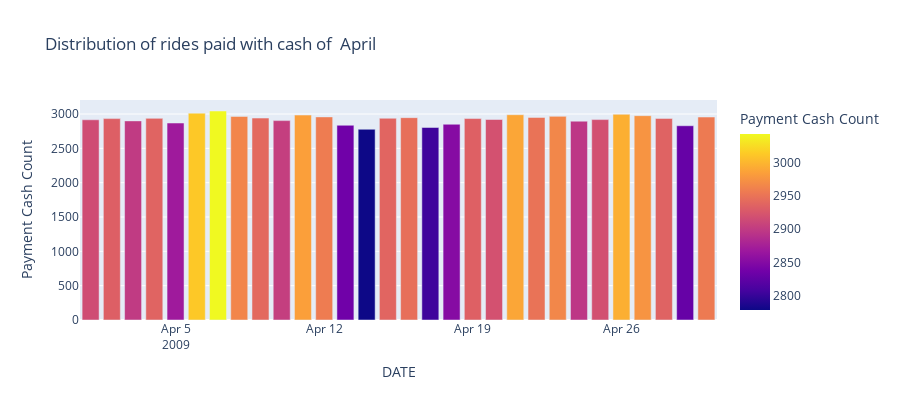
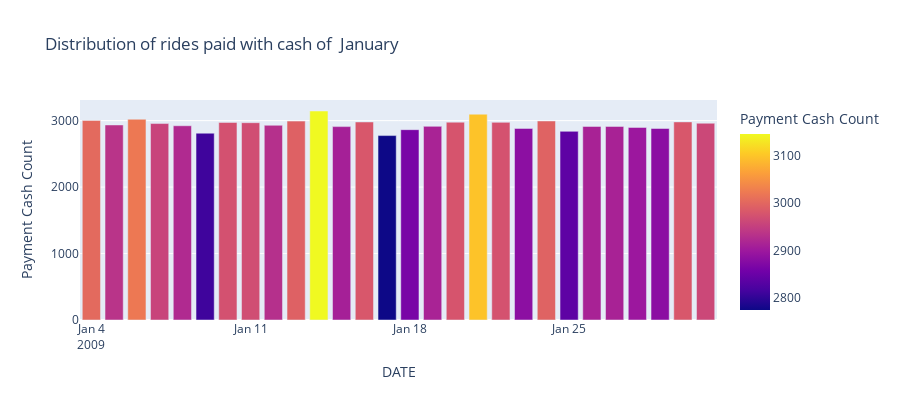
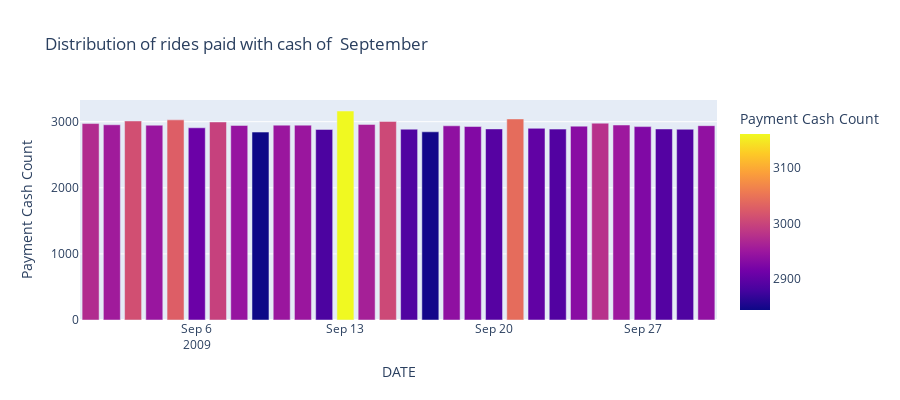
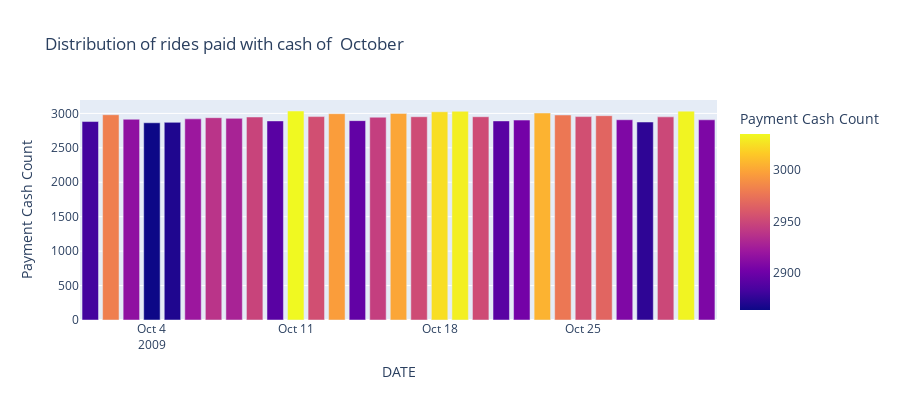

Notebook code cell kept with these figures, in order:
### Markdown cell above
##### - Let's Plot the Monthly Distribution of rides paid with cash of 2009

### Code cell
def create_df(df,month) :
    
    df['pickup_day_month'] = df['pickup_datetime'].dt.strftime("%Y-%m-%d")
        
    df_zahia = df[df.pickup_datetime_month == month]
    df_zahia = df_zahia.groupby('pickup_day_month')
    ls = df_zahia.pickup_day_month.unique().astype(str).str[2:12].tolist() 
    data = {'DATE' :[x for x in ls], \
               'Payment Cash Count':[df_zahia.get_group(str(x)).payment_type.count() for x in ls]}
    
    return pd.DataFrame(data)

def dist_plot_monthly(df,month) : 
    create_df(df,month)

    fig = px.bar(create_df(df,month), x='DATE', y='Payment Cash Count', color='Payment Cash Count',height=400,
                 title="Distribution of rides paid with cash of "+ " " +month )
    fig.show()

list_month = df_2009.pickup_datetime_month.unique().tolist()
for month in list_month : 
    dist_plot_monthly(df_2009,month)

### Figure 1 — Plotly figure (JSON) as saved in the notebook; plotly's stock layout.template omitted (floating-point values rounded to 4 significant figures)
{"data": [{"alignmentgroup": "True", "hovertemplate": "DATE=%{x}<br>Payment Cash Count=%{marker.color}<extra></extra>", "legendgroup": "", "marker": {"color": [2916, 2933, 2900, 2937, 2869, 3013, 3044, 2965, 2941, 2904, 2985, 2958, 2836, 2778, 2938, 2947, 2804, 2851, 2934, 2920, 2990, 2950, 2966, 2896, 2919, 2996, 2976, 2936, 2829, 2956], "coloraxis": "coloraxis"}, "name": "", "offsetgroup": "", "orientation": "v", "showlegend": false, "textposition": "auto", "type": "bar", "x": ["2009-04-01", "2009-04-02", "2009-04-03", "2009-04-04", "2009-04-05", "2009-04-06", "2009-04-07", "2009-04-08", "2009-04-09", "2009-04-10", "2009-04-11", "2009-04-12", "2009-04-13", "2009-04-14", "2009-04-15", "2009-04-16", "2009-04-17", "2009-04-18", "2009-04-19", "2009-04-20", "2009-04-21", "2009-04-22", "2009-04-23", "2009-04-24", "2009-04-25", "2009-04-26", "2009-04-27", "2009-04-28", "2009-04-29", "2009-04-30"], "xaxis": "x", "y": [2916, 2933, 2900, 2937, 2869, 3013, 3044, 2965, 2941, 2904, 2985, 2958, 2836, 2778, 2938, 2947, 2804, 2851, 2934, 2920, 2990, 2950, 2966, 2896, 2919, 2996, 2976, 2936, 2829, 2956], "yaxis": "y"}], "layout": {"barmode": "relative", "coloraxis": {"colorbar": {"title": {"text": "Payment Cash Count"}}, "colorscale": [[0, "#0d0887"], [0.1111, "#46039f"], [0.2222, "#7201a8"], [0.3333, "#9c179e"], [0.4444, "#bd3786"], [0.5556, "#d8576b"], [0.6667, "#ed7953"], [0.7778, "#fb9f3a"], [0.8889, "#fdca26"], [1, "#f0f921"]]}, "height": 400, "legend": {"tracegroupgap": 0}, "title": {"text": "Distribution of rides paid with cash of  April"}, "xaxis": {"anchor": "y", "domain": [0, 1], "title": {"text": "DATE"}}, "yaxis": {"anchor": "x", "domain": [0, 1], "title": {"text": "Payment Cash Count"}}}}

### Figure 2 — Plotly figure (JSON) as saved in the notebook; plotly's stock layout.template omitted (floating-point values rounded to 4 significant figures)
{"data": [{"alignmentgroup": "True", "hovertemplate": "DATE=%{x}<br>Payment Cash Count=%{marker.color}<extra></extra>", "legendgroup": "", "marker": {"color": [3003, 2935, 3021, 2956, 2923, 2811, 2973, 2969, 2930, 2993, 3145, 2910, 2980, 2775, 2864, 2914, 2977, 3097, 2974, 2883, 2995, 2839, 2913, 2913, 2898, 2882, 2981, 2961], "coloraxis": "coloraxis"}, "name": "", "offsetgroup": "", "orientation": "v", "showlegend": false, "textposition": "auto", "type": "bar", "x": ["2009-01-04", "2009-01-05", "2009-01-06", "2009-01-07", "2009-01-08", "2009-01-09", "2009-01-10", "2009-01-11", "2009-01-12", "2009-01-13", "2009-01-14", "2009-01-15", "2009-01-16", "2009-01-17", "2009-01-18", "2009-01-19", "2009-01-20", "2009-01-21", "2009-01-22", "2009-01-23", "2009-01-24", "2009-01-25", "2009-01-26", "2009-01-27", "2009-01-28", "2009-01-29", "2009-01-30", "2009-01-31"], "xaxis": "x", "y": [3003, 2935, 3021, 2956, 2923, 2811, 2973, 2969, 2930, 2993, 3145, 2910, 2980, 2775, 2864, 2914, 2977, 3097, 2974, 2883, 2995, 2839, 2913, 2913, 2898, 2882, 2981, 2961], "yaxis": "y"}], "layout": {"barmode": "relative", "coloraxis": {"colorbar": {"title": {"text": "Payment Cash Count"}}, "colorscale": [[0, "#0d0887"], [0.1111, "#46039f"], [0.2222, "#7201a8"], [0.3333, "#9c179e"], [0.4444, "#bd3786"], [0.5556, "#d8576b"], [0.6667, "#ed7953"], [0.7778, "#fb9f3a"], [0.8889, "#fdca26"], [1, "#f0f921"]]}, "height": 400, "legend": {"tracegroupgap": 0}, "title": {"text": "Distribution of rides paid with cash of  January"}, "xaxis": {"anchor": "y", "domain": [0, 1], "title": {"text": "DATE"}}, "yaxis": {"anchor": "x", "domain": [0, 1], "title": {"text": "Payment Cash Count"}}}}

### Figure 3 — Plotly figure (JSON) as saved in the notebook; plotly's stock layout.template omitted (floating-point values rounded to 4 significant figures)
{"data": [{"alignmentgroup": "True", "hovertemplate": "DATE=%{x}<br>Payment Cash Count=%{marker.color}<extra></extra>", "legendgroup": "", "marker": {"color": [2972, 2954, 3011, 2947, 3028, 2908, 2996, 2944, 2843, 2948, 2948, 2883, 3162, 2959, 3005, 2887, 2847, 2938, 2927, 2891, 3042, 2900, 2888, 2933, 2978, 2950, 2926, 2890, 2886, 2940], "coloraxis": "coloraxis"}, "name": "", "offsetgroup": "", "orientation": "v", "showlegend": false, "textposition": "auto", "type": "bar", "x": ["2009-09-01", "2009-09-02", "2009-09-03", "2009-09-04", "2009-09-05", "2009-09-06", "2009-09-07", "2009-09-08", "2009-09-09", "2009-09-10", "2009-09-11", "2009-09-12", "2009-09-13", "2009-09-14", "2009-09-15", "2009-09-16", "2009-09-17", "2009-09-18", "2009-09-19", "2009-09-20", "2009-09-21", "2009-09-22", "2009-09-23", "2009-09-24", "2009-09-25", "2009-09-26", "2009-09-27", "2009-09-28", "2009-09-29", "2009-09-30"], "xaxis": "x", "y": [2972, 2954, 3011, 2947, 3028, 2908, 2996, 2944, 2843, 2948, 2948, 2883, 3162, 2959, 3005, 2887, 2847, 2938, 2927, 2891, 3042, 2900, 2888, 2933, 2978, 2950, 2926, 2890, 2886, 2940], "yaxis": "y"}], "layout": {"barmode": "relative", "coloraxis": {"colorbar": {"title": {"text": "Payment Cash Count"}}, "colorscale": [[0, "#0d0887"], [0.1111, "#46039f"], [0.2222, "#7201a8"], [0.3333, "#9c179e"], [0.4444, "#bd3786"], [0.5556, "#d8576b"], [0.6667, "#ed7953"], [0.7778, "#fb9f3a"], [0.8889, "#fdca26"], [1, "#f0f921"]]}, "height": 400, "legend": {"tracegroupgap": 0}, "title": {"text": "Distribution of rides paid with cash of  September"}, "xaxis": {"anchor": "y", "domain": [0, 1], "title": {"text": "DATE"}}, "yaxis": {"anchor": "x", "domain": [0, 1], "title": {"text": "Payment Cash Count"}}}}

### Figure 4 — Plotly figure (JSON) as saved in the notebook; plotly's stock layout.template omitted (floating-point values rounded to 4 significant figures)
{"data": [{"alignmentgroup": "True", "hovertemplate": "DATE=%{x}<br>Payment Cash Count=%{marker.color}<extra></extra>", "legendgroup": "", "marker": {"color": [2882, 2981, 2915, 2864, 2870, 2921, 2938, 2928, 2948, 2891, 3035, 2954, 2996, 2895, 2945, 3000, 2952, 3024, 3031, 2952, 2891, 2903, 3006, 2977, 2954, 2967, 2908, 2875, 2950, 3033, 2907], "coloraxis": "coloraxis"}, "name": "", "offsetgroup": "", "orientation": "v", "showlegend": false, "textposition": "auto", "type": "bar", "x": ["2009-10-01", "2009-10-02", "2009-10-03", "2009-10-04", "2009-10-05", "2009-10-06", "2009-10-07", "2009-10-08", "2009-10-09", "2009-10-10", "2009-10-11", "2009-10-12", "2009-10-13", "2009-10-14", "2009-10-15", "2009-10-16", "2009-10-17", "2009-10-18", "2009-10-19", "2009-10-20", "2009-10-21", "2009-10-22", "2009-10-23", "2009-10-24", "2009-10-25", "2009-10-26", "2009-10-27", "2009-10-28", "2009-10-29", "2009-10-30", "2009-10-31"], "xaxis": "x", "y": [2882, 2981, 2915, 2864, 2870, 2921, 2938, 2928, 2948, 2891, 3035, 2954, 2996, 2895, 2945, 3000, 2952, 3024, 3031, 2952, 2891, 2903, 3006, 2977, 2954, 2967, 2908, 2875, 2950, 3033, 2907], "yaxis": "y"}], "layout": {"barmode": "relative", "coloraxis": {"colorbar": {"title": {"text": "Payment Cash Count"}}, "colorscale": [[0, "#0d0887"], [0.1111, "#46039f"], [0.2222, "#7201a8"], [0.3333, "#9c179e"], [0.4444, "#bd3786"], [0.5556, "#d8576b"], [0.6667, "#ed7953"], [0.7778, "#fb9f3a"], [0.8889, "#fdca26"], [1, "#f0f921"]]}, "height": 400, "legend": {"tracegroupgap": 0}, "title": {"text": "Distribution of rides paid with cash of  October"}, "xaxis": {"anchor": "y", "domain": [0, 1], "title": {"text": "DATE"}}, "yaxis": {"anchor": "x", "domain": [0, 1], "title": {"text": "Payment Cash Count"}}}}
